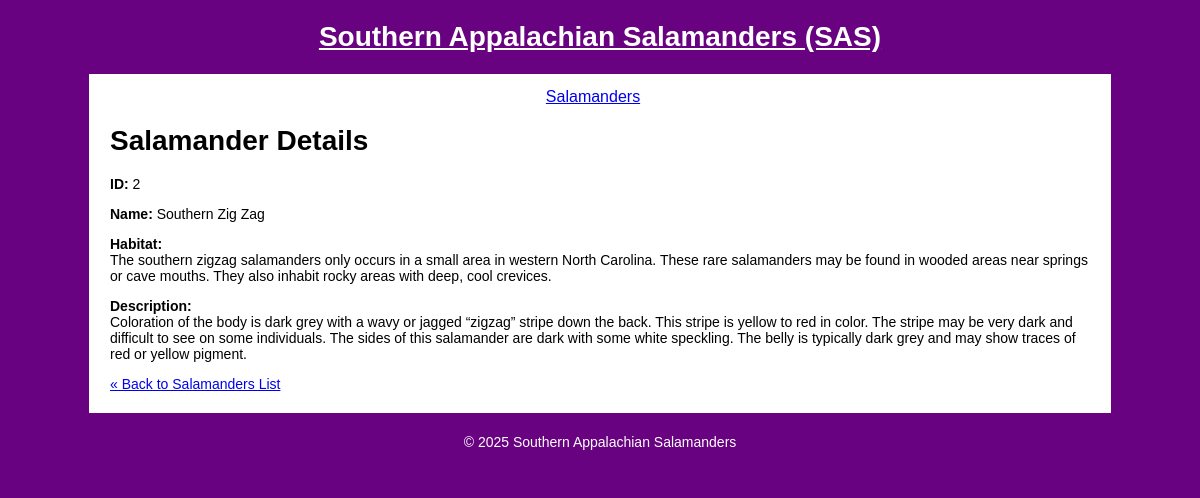
Page /salamanders/show.php?id=2 on the committed database.
### tables this page shows
CREATE TABLE `salamander` (
  `id` int(11) NOT NULL  PRIMARY KEY AUTO_INCREMENT,
  `name` varchar(255) NOT NULL,
  `habitat` text,
  `description` text
);

### private/query_functions.php (called while the page is built, shortened)
<?php
function find_salamander_by_id($id) {
  global $db;
  $sql = "SELECT * FROM salamander ";
  $sql .= "WHERE id='" . $id . "'";
  $result = mysqli_query($db, $sql);
  $salamander = mysqli_fetch_assoc($result);
  return $salamander;
  }

### private/functions.php (called while the page is built, shortened)
<?php
function url_for($script_path) {
  if($script_path[0] != '/') {
    $script_path = "/" . $script_path;
  }
  return WWW_ROOT . $script_path;
}
function h($string="") {
  return htmlspecialchars($string);
}

### public/salamanders/show.php (the view, shortened to what this page needs)
<?php require_once('../../private/initialize.php');
include(SHARED_PATH . '/salamander-header.php');
$id = $_GET['id'] ?? '1';
$salamander = find_salamander_by_id($id);
?>
<h1>Salamander Details</h1>
<p><span class="bold">ID: </span> <?= h($salamander['id']); ?> </p>
<p><span class="bold">Name: </span> <?= h($salamander['name']); ?> </p>
<p><span class="bold">Habitat: </span><br>
  <?= h($salamander['habitat']); ?> </p>
<p><span class="bold">Description: </span><br>
  <?= h($salamander['description']); ?> </p>
<p><a href="<?= url_for('salamanders/index.php'); ?>">&laquo; Back to Salamanders List</a></p>
<?php include(SHARED_PATH . '/salamander-footer.php'); ?>

### public/stylesheets/salamanders.css (style rules this page uses)
html, body { margin: 0; padding: 0; }
html { font: 14px Arial, Helvetica, sans-serif; }
body { background-color: #680281; }
.bold { font-weight: bold; }

### rows in the picture
salamander: id "2", name "Southern Zig Zag", habitat "The southern zigzag salamanders only occurs in a small area in western North Carolina. These rare salamanders may be found in wooded areas near springs or cave mouths. They also inhabit rocky areas with deep, cool crevices.", description "Coloration of the body is dark grey with a wavy or jagged “zigzag” stripe down the back. This stripe is yellow to red in color. The stripe may be very dark and difficult to see on some individuals. The sides of this salamander are dark with some white speckling. The belly is typically dark grey and may show traces of red or yellow pigment."
